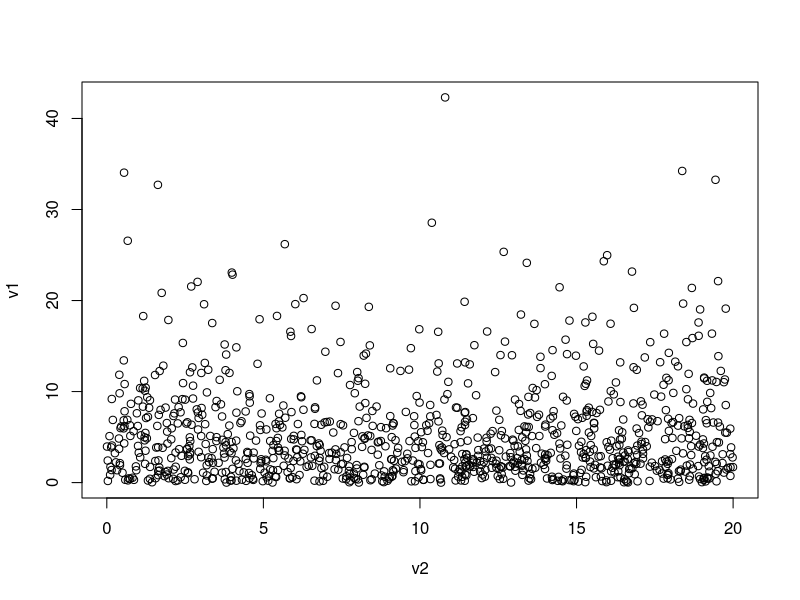

Write R code to recreate this figure.
set.seed(42, kind="Mersenne-Twister")

dis <- function(c, t){c * exp(-0.05*t)}

v1 <- rexp(1000, 1/5)
v2 <- runif(1000, 0, 20)

plot(v2, v1)
sum(dis(v1, v2))
1000 * 5 * exp(-1/2)

temp_sum <- c()
for(i in 1:10000){
    temp_sum[i] <- sum(dis(v1, v2))
}

mean(temp_sum)
1000 * 5 * exp(-1/2)
